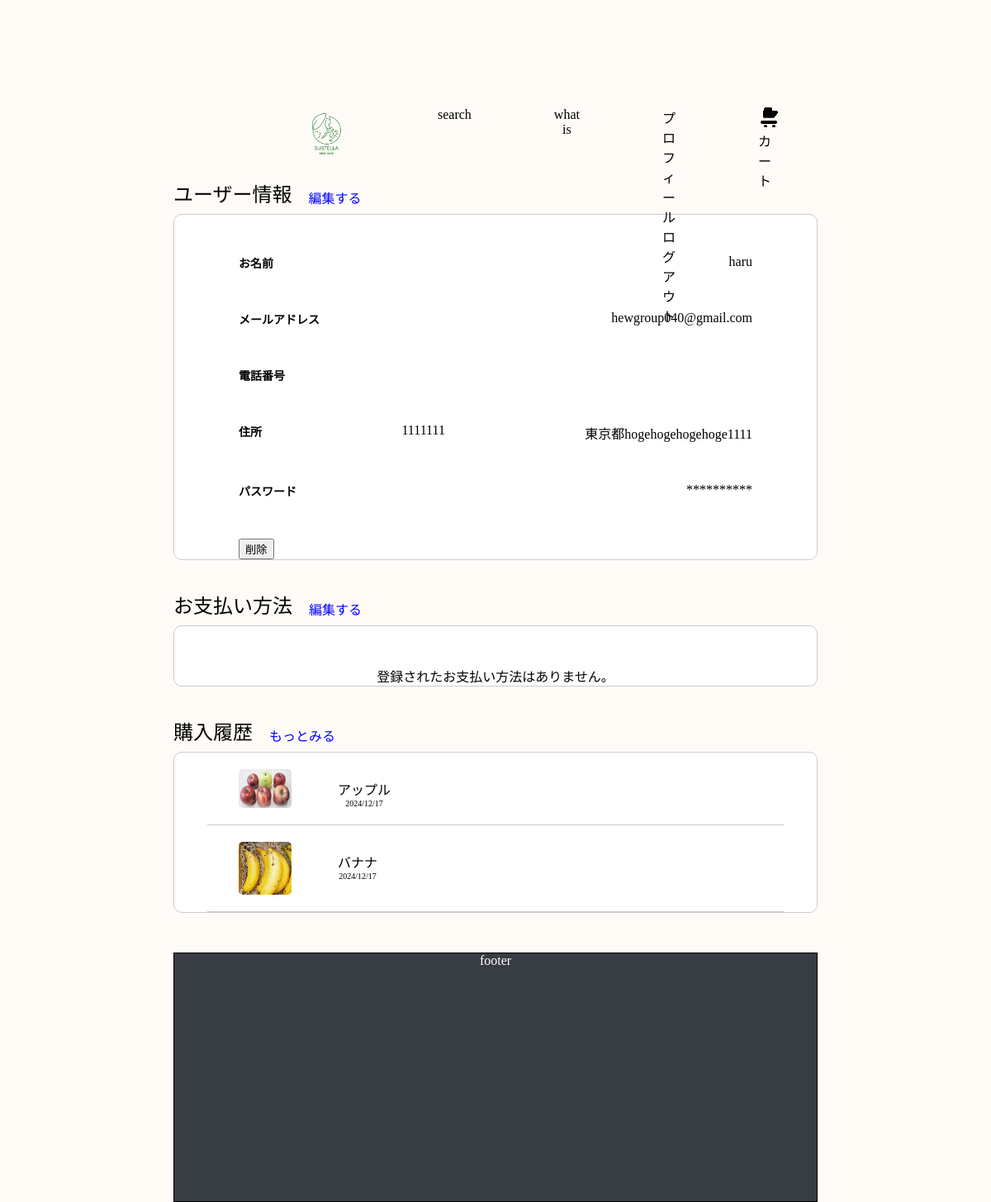
Screenshot of /profile (signed in) with the database file from the repository.
### app/models.py (models this page shows)
class User(UserMixin, db.Model):
    __tablename__ = 'users'
    id = db.Column(db.Integer, primary_key=True)
    email = db.Column(db.String(50), unique=True, nullable=False)
    password = db.Column(db.String(25), nullable=False)
    name = db.Column(db.String(50), nullable=True)
    post = db.Column(db.String(), nullable=True)
    ken = db.Column(db.String(10), nullable=True)
    siku = db.Column(db.String(10), nullable=True)
    tyo = db.Column(db.String(10), nullable=True)
    ban = db.Column(db.String(100), nullable=True)
    phone = db.Column(db.String(20), nullable=True)

class Sale(db.Model):
    __tablename__ = 'sale'
    id = db.Column(db.Integer, primary_key=True)
    product_id = db.Column(db.Integer, db.ForeignKey(
        'products.id'), nullable=False)
    user_id = db.Column(db.Integer, db.ForeignKey('users.id'), nullable=False)
    sale_date = db.Column(db.DateTime, default=datetime.now())
    quantity = db.Column(db.Integer, nullable=False)
    price = db.Column(db.Float, nullable=False)

class Product(db.Model):
    __tablename__ = 'products'
    id = db.Column(db.Integer, primary_key=True)
    name = db.Column(db.String(50), nullable=False)
    category = db.Column(db.String(50), nullable=True)
    defect_reason = db.Column(db.String(100))
    purchase_price = db.Column(db.Float, nullable=True)
    sale_price = db.Column(db.Float, nullable=True)
    status = db.Column(db.Enum("available", "not_available",
                       name="product_status"), default="available")

### app/routes.py (the view)
@bp.route('/profile')
@login_required
def profile():
    sales = db.session.query(Sale).filter(
        Sale.user_id == current_user.id).all()
    return render_template('profile.html', sales=sales,user=current_user)

### app/__init__.py (called while the page is built)
def create_app():
    app = Flask(__name__)
    app.config.from_object(Config)
    app.config['SECRET_KEY'] = os.urandom(24)
    db.init_app(app)
    with app.app_context():
        db.create_all()
        init_db()
    login_manager = LoginManager()
    login_manager.init_app(app)
    login_manager.login_view = "/login"
    @login_manager.user_loader
    def load_user(user_id):
        return User.query.get(int(user_id))
    app.config['MAIL_SERVER'] = 'smtp.gmail.com'
    app.config['MAIL_PORT'] = 587
    app.config['MAIL_USERNAME'] = 'hewgroup040@gmail.com'
    app.config['MAIL_PASSWORD'] = 'dpqe vznv rglo aegn'  # アプリパスワードを使用
    app.config['MAIL_USE_TLS'] = True
    app.config['MAIL_USE_SSL'] = False
    app.config['MAIL_DEFAULT_SENDER'] = 'hewgroup040@gmail.com'
    mail.init_app(app)
    from app.routes import bp
    app.register_blueprint(bp)
    return app

### app/templates/profile.html (shortened to what this page needs)
{% extends "layout.html" %} {% block title %}ユーザープロファイル{% endblock %}
{% block content %}
<body class="profile">
  <div class="caption">
    <div class="flex-box">
      <h3>ユーザー情報</h3>
      <a href="/profile/edit" class="edit">編集する</a>
    </div>
  </div>
  <div class="content">
    <div class="flex-box">
      <p class="flame">お名前</p>
      <p class="userinfo">{{ user.name }}</p>
    </div>
    <div class="flex-box">
      <p class="flame">メールアドレス</p>
      <p class="userinfo">{{ user.email }}</p>
    </div>
    <div class="flex-box">
      <p class="flame">電話番号</p>
    </div>
    <div class="flex-box">
      <p class="flame">住所</p>
      <p class="userinfo">{{ user.post }}</p>
      <p class="userinfo">{{ user.ken }}{{user.siku}}{{user.tyo}}{{user.ban}}</p>
    </div>
    <div class="flex-box">
      <p class="flame">パスワード</p>
      <p class="userinfo">**********</p>
    </div>
    <form action="{{ url_for('main.delete_user', user_id=user.id) }}" method="POST">
      <button type="submit">削除</button>
  </form>
  </div>
  <div class="caption">
    <div class="flex-box">
      <h3>お支払い方法</h3>
      <a href="/payment/edit" class="edit">編集する</a>
    </div>
  </div>
  <div class="content">
    {% if payment_methods %}
    <div class="flex-box">
      <p class="flame">ご登録のクレジットカード</p>
      <div>
        {% for card in payment_methods %}
        <p class="userinfo">
          {{ card.brand }} ****{{ card.last4 }} {{ card.expiry }}
        </p>
        {% endfor %}
      </div>
    </div>
    {% else %}
    <p>登録されたお支払い方法はありません。</p>
    {% endif %}
  </div>
  <div class="caption">
    <div class="flex-box">
      <h3>購入履歴</h3>
      <a href="/history" class="edit">もっとみる</a>
    </div>
  </div>
  {% if sales %}
  <div class="history">
    {% for sale in sales %}
    <a href="/product/{{ sale.product_id }}">
      <div class="history-content border">
        <img
          src="static/img/product/{{ sale.product_id }}.jpg"
          alt="{{ sale.product.name }}"
        />
        <div class="text-box">
          <p class="name">{{ sale.product.name }}</p>
          <p class="date">{{ sale.sale_date.strftime('%Y/%m/%d') }}</p>
        </div>
      </div>
    </a>
    {% endfor %}
  </div>
  {% else %}
  <p>このユーザーはまだ購入していません。</p>
  {% endif %}
</body>
{% endblock %}

### app/static/css/style.css (style rules this page uses)
.flex-box { display: flex; }
a { color: black; }
p { text-align: center; }
body { width: 1440px; margin: auto; }
html { height: 100%; }
.profile .flex-box { display: flex; }
.profile a { text-decoration: none; color: black; }
.profile { width: 780px; margin: auto; margin-top: 100px; background-color: #fffcf8; }
.profile h3 { font-size: 24px; margin-top: 36px; }
.profile .edit { color: blue; margin-left: 20px; }
.profile .content { margin-top: 8px; padding: 48px 78px 0; border: #cccccc 1px solid; border-radius: 10px; background-color: white; }
.profile .flame { font-weight: bold; font-size: 14px; }
.profile .content .flex-box { justify-content: space-between; margin-bottom: 48px; }
.caption .flex-box { align-items: flex-end; }
.profile img { width:64px; border-radius: 5px; }
.profile .history { margin: 8px 0 48px; padding: 0 40px 0; border: #cccccc 1px solid; border-radius: 10px; background-color: white; }
.profile .history-content { display: flex; padding: 20px 38px; }
.profile .border { border-bottom: #cccccc 1px solid; }
.profile .text-box { margin: 12px 0 0 56px; }
.profile .history .date { font-size: 10px; }

### rows the page displays
User: name "haru", email "hewgroup040@gmail.com", post "1111111", ken "東京都", siku "hogehoge", tyo "hogehoge", ban "1111"
Sale: shows a picture, product.name "アップル", sale_date "2024/12/17"
Sale: shows a picture, product.name "バナナ", sale_date "2024/12/17"
